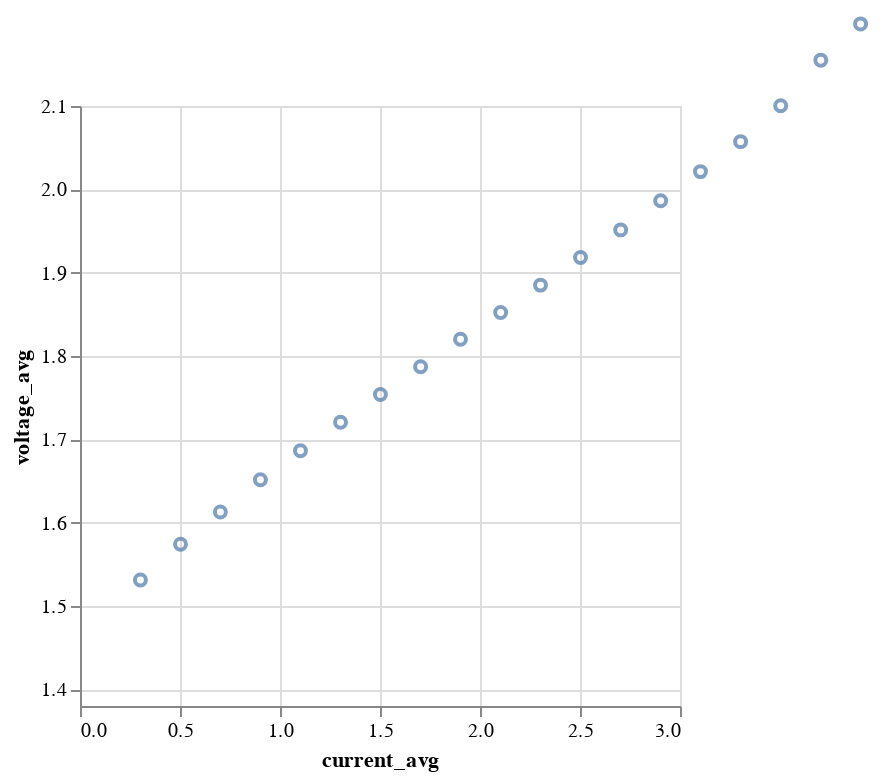

The notebook cell saved with this chart:
### Code cell
alt.Chart(r).mark_point().encode(
    alt.X('current_avg',scale=alt.Scale(domain=[0,3])),
    alt.Y('voltage_avg',scale=alt.Scale(domain=[1.38,2.1]))
    
)

### Figure 1 — Vega-Lite specification as saved in the notebook (floating-point values rounded to 4 significant figures)
{"config": {"view": {"continuousWidth": 300, "continuousHeight": 300}}, "data": {"name": "data-f7847fdd9ed94d9c3e45e31526642dfa"}, "mark": {"type": "point"}, "encoding": {"x": {"field": "current_avg", "scale": {"domain": [0, 3]}, "type": "quantitative"}, "y": {"field": "voltage_avg", "scale": {"domain": [1.38, 2.1]}, "type": "quantitative"}}, "$schema": "https://vega.github.io/schema/vega-lite/v5.17.0.json", "datasets": {"data-f7847fdd9ed94d9c3e45e31526642dfa": [{"voltage_avg": 1.531, "current_avg": 0.3021}, {"voltage_avg": 1.574, "current_avg": 0.5026}, {"voltage_avg": 1.613, "current_avg": 0.7018}, {"voltage_avg": 1.651, "current_avg": 0.9021}, {"voltage_avg": 1.686, "current_avg": 1.102}, {"voltage_avg": 1.72, "current_avg": 1.303}, {"voltage_avg": 1.754, "current_avg": 1.502}, {"voltage_avg": 1.787, "current_avg": 1.703}, {"voltage_avg": 1.82, "current_avg": 1.902}, {"voltage_avg": 1.852, "current_avg": 2.103}, {"voltage_avg": 1.885, "current_avg": 2.303}, {"voltage_avg": 1.918, "current_avg": 2.503}, {"voltage_avg": 1.951, "current_avg": 2.703}, {"voltage_avg": 1.986, "current_avg": 2.903}, {"voltage_avg": 2.021, "current_avg": 3.102}, {"voltage_avg": 2.057, "current_avg": 3.303}, {"voltage_avg": 2.1, "current_avg": 3.503}, {"voltage_avg": 2.155, "current_avg": 3.704}, {"voltage_avg": 2.199, "current_avg": 3.903}]}}
